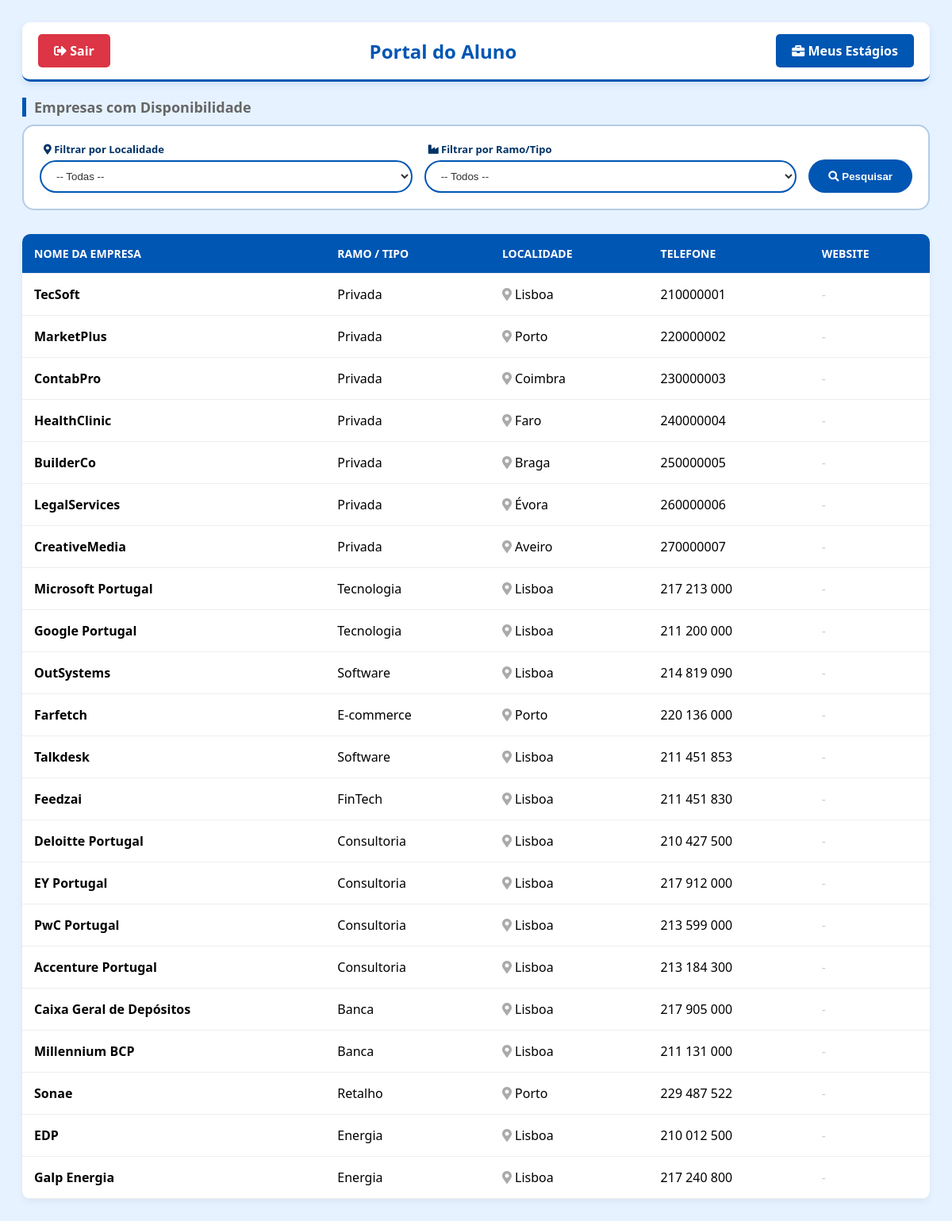
The page /webapp/empresas.php (signed in) on the database its author committed.
### tables this page shows
CREATE TABLE `empresa` (
  `responsavel_id` int(11) DEFAULT NULL,
  `empresa_id` int(11) NOT NULL,
  `num_contribuinte` char(9) DEFAULT NULL,
  `firma` varchar(150) DEFAULT NULL,
  `morada_sede` varchar(150) DEFAULT NULL,
  `localidade` varchar(150) DEFAULT NULL,
  `codigo_postal` char(8) DEFAULT NULL,
  `telefone` varchar(150) DEFAULT NULL,
  `email` varchar(150) DEFAULT NULL,
  `website` varchar(150) DEFAULT NULL,
  `tipo_organizacao` varchar(150) DEFAULT NULL,
  `observacoes` varchar(150) DEFAULT NULL
);

### webapp/empresas.php (the view, shortened to what this page needs)
<?php
require 'db.php';
$types = "";
$params = [];
$sql = "SELECT firma, tipo_organizacao, localidade, telefone, website FROM empresa";
if (count($params) > 0) {
    $stmt = mysqli_prepare($conn, $sql);
    $bind_params = [$types];
    foreach ($params as $key => $value) {
        $bind_params[] = &$params[$key];
    }
    call_user_func_array([$stmt, 'bind_param'], $bind_params);
    mysqli_stmt_execute($stmt);
    $result = mysqli_stmt_get_result($stmt);
} else {
    $result = mysqli_query($conn, $sql);
}
?>
<!DOCTYPE html>
<html lang="pt">
<head>
    <link rel="stylesheet" href="https://cdnjs.cloudflare.com/ajax/libs/font-awesome/5.15.4/css/all.min.css">
</head>
<body>
    <div class="nav-bar">
        <a href="index.php" class="btn-nav btn-sair"><i class="fas fa-sign-out-alt"></i> Sair</a>
        <h1>Portal do Aluno</h1>
        <a href="meus_estagios.php" class="btn-nav btn-estagios"><i class="fas fa-briefcase"></i> Meus Estágios</a>
    </div>
    <h2 class="titulo-seccao">Empresas com Disponibilidade</h2>
    <form method="GET" class="filter-bar">
        <div class="filter-group">
            <label><i class="fas fa-map-marker-alt"></i> Filtrar por Localidade</label>
            <select name="filtro_local">
                <option value="">-- Todas --</option>
            </select>
        </div>
        <div class="filter-group">
            <label><i class="fas fa-industry"></i> Filtrar por Ramo/Tipo</label>
            <select name="filtro_tipo">
                <option value="">-- Todos --</option>
            </select>
        </div>
        <button type="submit" class="btn-filtrar"><i class="fas fa-search"></i> Pesquisar</button>
    </form>
    <table>
        <thead>
            <tr>
                <th>Nome da Empresa</th>
                <th>Ramo / Tipo</th>
                <th>Localidade</th>
                <th>Telefone</th>
                <th>Website</th>
            </tr>
        </thead>
        <tbody>
            <?php if (mysqli_num_rows($result) == 0): ?>
                <tr>
                    <td colspan="5" style="text-align: center; color: #777; padding: 30px;">
                        <i class="fas fa-search"></i> Nenhuma empresa encontrada com esses filtros.
                    </td>
                </tr>
            <?php else: ?>
                <?php while ($row = mysqli_fetch_assoc($result)): ?>
                <tr>
                    <td><strong><?php echo htmlspecialchars($row['firma']); ?></strong></td>
                    <td><?php echo htmlspecialchars($row['tipo_organizacao']); ?></td>
                    <td><i class="fas fa-map-marker-alt" style="color:#aaa"></i> <?php echo htmlspecialchars($row['localidade']); ?></td>
                    <td><?php echo htmlspecialchars($row['telefone']); ?></td>
                    <td>
                        <?php if($row['website']): ?>
                            <a href="<?php echo htmlspecialchars($row['website']); ?>" target="_blank" class="web-link">
                                Visitar <i class="fas fa-external-link-alt" style="font-size:12px"></i>
                            </a>
                        <?php else: ?>
                            <span style="color:#ccc">-</span>
                        <?php endif; ?>
                    </td>
                </tr>
                <?php endwhile; ?>
            <?php endif; ?>
        </tbody>
    </table>
</body>
</html>

### webapp/empresas.php (style rules this page uses)
body { font-family: 'Segoe UI', Tahoma, Geneva, Verdana, sans-serif; background-color: #e6f2ff; padding: 20px; }
.nav-bar { display: flex; justify-content: space-between; align-items: center; margin-bottom: 20px; background: white; padding: 15px 20px; border-radius: 10px; box-shadow: 0 4px 10px rgba(0, 86, 179, 0.1); border-bottom: 3px solid #0056b3; }
h1 { margin: 0; color: #0056b3; font-size: 24px; }
.btn-nav { text-decoration: none; padding: 10px 20px; border-radius: 5px; font-weight: bold; color: white; transition: opacity 0.3s; }
.btn-sair { background-color: #dc3545; }
.btn-estagios { background-color: #0056b3; }
.filter-bar { background: white; padding: 20px; border-radius: 15px; margin-bottom: 30px; border: 2px solid #b3cce6; display: flex; gap: 15px; align-items: flex-end; flex-wrap: wrap; }
.filter-group { display: flex; flex-direction: column; flex: 1; min-width: 200px; }
.filter-group label { color: #003366; font-weight: bold; font-size: 13px; margin-bottom: 5px; margin-left: 5px; }
select { padding: 10px 15px; border: 2px solid #0056b3; border-radius: 50px; background: white; color: #333; outline: none; cursor: pointer; }
.btn-filtrar { background-color: #0056b3; color: white; border: none; padding: 10px 25px; border-radius: 50px; font-weight: bold; cursor: pointer; height: 42px; }
table { width: 100%; border-collapse: separate; border-spacing: 0; background: white; border-radius: 10px; overflow: hidden; box-shadow: 0 4px 10px rgba(0,0,0,0.05); }
th, td { padding: 15px; text-align: left; border-bottom: 1px solid #eee; }
th { background-color: #0056b3; color: white; text-transform: uppercase; font-size: 14px; }
.titulo-seccao { color: #666; margin-bottom: 10px; font-size: 18px; border-left: 5px solid #0056b3; padding-left: 10px; }

### rows shown on the page
empresa: firma "TecSoft", tipo_organizacao "Privada", localidade "Lisboa", telefone "210000001"
empresa: firma "MarketPlus", tipo_organizacao "Privada", localidade "Porto", telefone "220000002"
empresa: firma "ContabPro", tipo_organizacao "Privada", localidade "Coimbra", telefone "230000003"
empresa: firma "HealthClinic", tipo_organizacao "Privada", localidade "Faro", telefone "240000004"
empresa: firma "BuilderCo", tipo_organizacao "Privada", localidade "Braga", telefone "250000005"
empresa: firma "LegalServices", tipo_organizacao "Privada", localidade "Évora", telefone "260000006"
empresa: firma "CreativeMedia", tipo_organizacao "Privada", localidade "Aveiro", telefone "270000007"
empresa: firma "Microsoft Portugal", tipo_organizacao "Tecnologia", localidade "Lisboa", telefone "217 213 000"
empresa: firma "Google Portugal", tipo_organizacao "Tecnologia", localidade "Lisboa", telefone "211 200 000"
empresa: firma "OutSystems", tipo_organizacao "Software", localidade "Lisboa", telefone "214 819 090"
empresa: firma "Farfetch", tipo_organizacao "E-commerce", localidade "Porto", telefone "220 136 000"
empresa: firma "Talkdesk", tipo_organizacao "Software", localidade "Lisboa", telefone "211 451 853"
empresa: firma "Feedzai", tipo_organizacao "FinTech", localidade "Lisboa", telefone "211 451 830"
empresa: firma "Deloitte Portugal", tipo_organizacao "Consultoria", localidade "Lisboa", telefone "210 427 500"
empresa: firma "EY Portugal", tipo_organizacao "Consultoria", localidade "Lisboa", telefone "217 912 000"
empresa: firma "PwC Portugal", tipo_organizacao "Consultoria", localidade "Lisboa", telefone "213 599 000"
empresa: firma "Accenture Portugal", tipo_organizacao "Consultoria", localidade "Lisboa", telefone "213 184 300"
empresa: firma "Caixa Geral de Depósitos", tipo_organizacao "Banca", localidade "Lisboa", telefone "217 905 000"
empresa: firma "Millennium BCP", tipo_organizacao "Banca", localidade "Lisboa", telefone "211 131 000"
empresa: firma "Sonae", tipo_organizacao "Retalho", localidade "Porto", telefone "229 487 522"
empresa: firma "EDP", tipo_organizacao "Energia", localidade "Lisboa", telefone "210 012 500"
empresa: firma "Galp Energia", tipo_organizacao "Energia", localidade "Lisboa", telefone "217 240 800"
